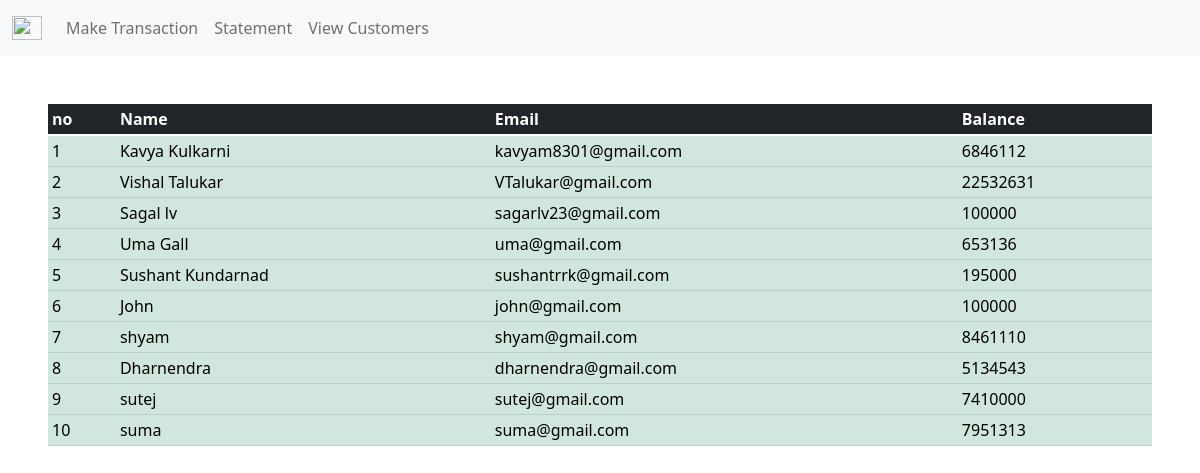
The page /customers.php on the database its author committed.
### tables this page shows
CREATE TABLE IF NOT EXISTS `customers` (
  `ID` int(11) NOT NULL AUTO_INCREMENT,
  `Name` varchar(50) NOT NULL,
  `Email` varchar(50) NOT NULL,
  `Balance` double NOT NULL,
  PRIMARY KEY (`ID`)
);

### customers.php (the view, shortened to what this page needs)
<?php
	include "MDB.php";
	include "connection.php";
	$query = "select * from customers";
	$data = mysqli_query($conn,$query);
	$no = 1
?>
<!DOCTYPE html>
<html>
<head>
</head>
<body id="background">
	<?php
	include "header.php";
	?>
<div class="mx-auto" >
	<div class="w-100 p-5" >
		<div class="table-responsive">
			<table class="table table-dark table-sm">
			<thead>
				<tr>
					<th scope="col">no</th>
					<th scope="col">Name</th>
					<th scope="col">Email</th>
					<th scope="col">Balance</th>
				</tr>
			</thead>
				<?php
					foreach($data as $row)
					{
				?>
						<tr>
							<td class="table-success"><?php echo $no++?></td>
							<td class="table-success"><?php echo $row['Name']?></td>
							<td class="table-success"><?php echo $row['Email']?></td>
							<td class="table-success"><?php echo $row['Balance']?></td>
						</tr>
				<?php
					}
				?>
			</table>
		</div>
	</div>
</div>
</body>

### MDB.php (style rules this page uses)
#background { background : url("https://t3.ftcdn.net/jpg/01/21/68/48/360_F_121684868_JgjSeqDkvRlri0tMg16uyofX9U4lVagf.jpg") no-repeat center center fixed; height: 100vh; -webkit-background-size: cover; -moz-background-size: cover; -o-background-size: cover; background-size : cover; }

### rows shown on the page
customers: Name "Kavya Kulkarni", Email "kavyam8301@gmail.com", Balance "6846112"
customers: Name "Vishal Talukar", Email "VTalukar@gmail.com", Balance "22532631"
customers: Name "Sagal lv", Email "sagarlv23@gmail.com", Balance "100000"
customers: Name "Uma Gall", Email "uma@gmail.com", Balance "653136"
customers: Name "Sushant Kundarnad", Email "sushantrrk@gmail.com", Balance "195000"
customers: Name "John", Email "john@gmail.com", Balance "100000"
customers: Name "shyam", Email "shyam@gmail.com", Balance "8461110"
customers: Name "Dharnendra", Email "dharnendra@gmail.com", Balance "5134543"
customers: Name "sutej", Email "sutej@gmail.com", Balance "7410000"
customers: Name "suma", Email "suma@gmail.com", Balance "7951313"
